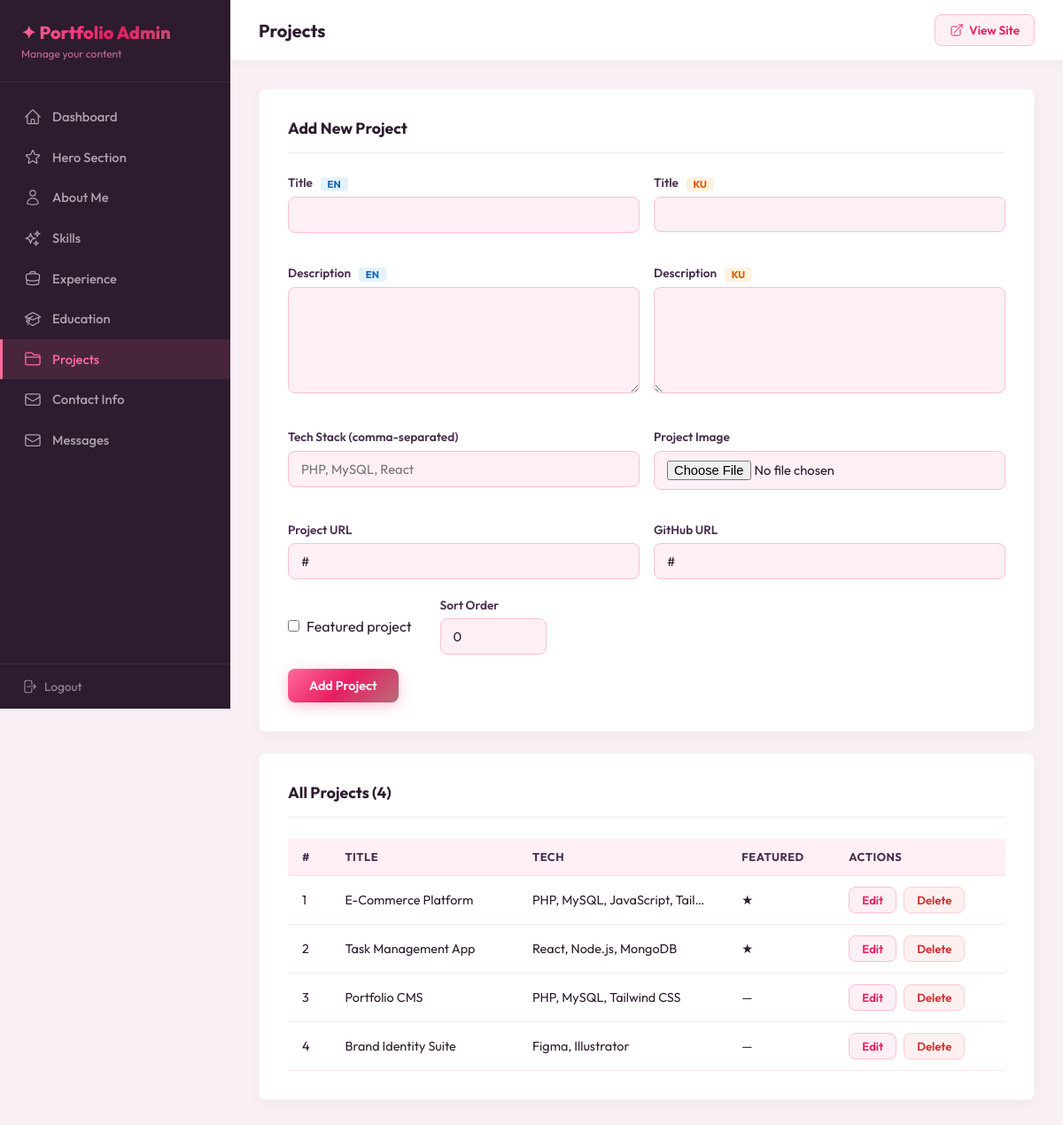
Screenshot of /admin/projects.php (signed in) with the database file from the repository.
### tables this page shows
CREATE TABLE IF NOT EXISTS projects (
    id INT AUTO_INCREMENT PRIMARY KEY,
    title_en VARCHAR(255) NOT NULL,
    title_ku VARCHAR(255) NOT NULL,
    description_en TEXT,
    description_ku TEXT,
    image VARCHAR(255) DEFAULT '',
    tech_stack VARCHAR(500) DEFAULT '',
    project_url VARCHAR(255) DEFAULT '#',
    github_url VARCHAR(255) DEFAULT '#',
    featured TINYINT(1) DEFAULT 0,
    sort_order INT DEFAULT 0,
    created_at TIMESTAMP DEFAULT CURRENT_TIMESTAMP,
    updated_at TIMESTAMP DEFAULT CURRENT_TIMESTAMP ON UPDATE CURRENT_TIMESTAMP
);

### functions.php (called while the page is built, shortened)
<?php
function sanitize(string $input): string {
    return htmlspecialchars(trim($input), ENT_QUOTES, 'UTF-8');
}

### admin/projects.php (the view, shortened to what this page needs)
<?php
require_once __DIR__ . '/../db_connect.php';
require_once 'header.php';
$projects = $pdo->query("SELECT * FROM projects ORDER BY sort_order ASC")->fetchAll();
$editItem = null;
?>
<div class="admin-card">
    <div class="admin-card-header">
        <h2 class="admin-card-title"><?= $editItem ? 'Edit Project' : 'Add New Project' ?></h2>
    </div>
    <form method="POST" action="" enctype="multipart/form-data">
        <div style="display:grid;grid-template-columns:1fr 1fr;gap:1rem;">
            <div class="form-group">
                <label class="form-label">Title <span class="lang-tag en">EN</span></label>
                <input type="text" name="title_en" class="form-input" required value="<?= sanitize($editItem['title_en'] ?? '') ?>">
            </div>
            <div class="form-group">
                <label class="form-label">Title <span class="lang-tag ku">KU</span></label>
                <input type="text" name="title_ku" class="form-input" dir="rtl" required value="<?= sanitize($editItem['title_ku'] ?? '') ?>">
            </div>
            <div class="form-group">
                <label class="form-label">Description <span class="lang-tag en">EN</span></label>
                <textarea name="description_en" class="form-textarea" rows="3"><?= sanitize($editItem['description_en'] ?? '') ?></textarea>
            </div>
            <div class="form-group">
                <label class="form-label">Description <span class="lang-tag ku">KU</span></label>
                <textarea name="description_ku" class="form-textarea" dir="rtl" rows="3"><?= sanitize($editItem['description_ku'] ?? '') ?></textarea>
            </div>
            <div class="form-group">
                <label class="form-label">Tech Stack (comma-separated)</label>
                <input type="text" name="tech_stack" class="form-input" placeholder="PHP, MySQL, React" value="<?= sanitize($editItem['tags'] ?? $editItem['tech_stack'] ?? '') ?>">
            </div>
            <div class="form-group">
                <label class="form-label">Project Image</label>
                <input type="file" name="image" class="form-input" accept="image/*">
            </div>
            <div class="form-group">
                <label class="form-label">Project URL</label>
                <input type="url" name="project_url" class="form-input" value="<?= sanitize($editItem['demo_url'] ?? $editItem['project_url'] ?? '#') ?>">
            </div>
            <div class="form-group">
                <label class="form-label">GitHub URL</label>
                <input type="url" name="github_url" class="form-input" value="<?= sanitize($editItem['github_url'] ?? '#') ?>">
            </div>
        </div>
        <div style="display:flex;gap:2rem;align-items:center;margin-bottom:1rem;">
            <label style="display:flex;align-items:center;gap:0.5rem;cursor:pointer;">
                <input type="checkbox" name="featured" <?= !empty($editItem['is_featured']) || !empty($editItem['featured']) ? 'checked' : '' ?>>
                Featured project
            </label>
            <div class="form-group" style="margin:0;">
                <label class="form-label">Sort Order</label>
                <input type="number" name="sort_order" class="form-input" style="max-width:120px;" value="<?= (int)($editItem['sort_order'] ?? 0) ?>">
            </div>
        </div>
        <button type="submit" class="btn btn-primary"><?= $editItem ? 'Update' : 'Add' ?> Project</button>
    </form>
</div>
<div class="admin-card">
    <div class="admin-card-header">
        <h2 class="admin-card-title">All Projects (<?= count($projects) ?>)</h2>
    </div>
    <?php if (empty($projects)): ?>
        <p style="color:var(--admin-dark-light);opacity:0.6;text-align:center;padding:2rem;">No projects yet.</p>
    <?php else: ?>
        <div class="table-responsive">
        <table class="admin-table">
            <thead>
                <tr>
                    <th>#</th>
                    <th>Title</th>
                    <th>Tech</th>
                    <th>Featured</th>
                    <th>Actions</th>
                </tr>
            </thead>
            <tbody>
                <?php foreach ($projects as $proj): ?>
                <tr>
                    <td><?= $proj['sort_order'] ?></td>
                    <td><?= sanitize($proj['title_en']) ?></td>
                    <td style="max-width:200px;overflow:hidden;text-overflow:ellipsis;white-space:nowrap;"><?= sanitize($proj['tags'] ?? $proj['tech_stack'] ?? '') ?></td>
                    <td><?= (!empty($proj['is_featured']) || !empty($proj['featured'])) ? '★' : '—' ?></td>
                    <td>
                        <div class="table-actions">
                            <a href="projects.php?edit=<?= $proj['id'] ?>" class="btn btn-secondary btn-sm">Edit</a>
                            <button type="button" class="btn btn-danger btn-sm" data-delete-id="<?= $proj['id'] ?>">Delete</button>
                        </div>
                    </td>
                </tr>
                <?php endforeach; ?>
            </tbody>
        </table>
        </div>
    <?php endif; ?>
</div>
<?php require_once 'footer.php'; ?>

### admin/css/admin.css (style rules this page uses)
:root { --sidebar-width: 260px; --admin-pink-50: #FFF0F5; --admin-pink-100: #FFE4EF; --admin-pink-200: #FFBDD6; --admin-pink-300: #FF8FB8; --admin-pink-400: #FF6B9D; --admin-pink-500: #FF4081; --admin-pink-600: #E91E63; --admin-dark: #2D1B2E; --admin-dark-light: #4A3050; --admin-gradient: linear-gradient(135deg, #FF6B9D 0%, #E91E63 50%, #B76E79 100%); --admin-transition: all 0.3s cubic-bezier(0.4, 0, 0.2, 1); }
* { margin: 0; padding: 0; box-sizing: border-box; }
button, input, textarea, a { -webkit-tap-highlight-color: transparent; }
body.admin-body { font-family: 'Outfit', sans-serif; background: #F8F0F4; min-height: 100svh; display: flex; color: var(--admin-dark); }
.admin-card { background: white; border-radius: 8px; padding: 2rem; box-shadow: 0 4px 15px rgba(45, 27, 46, 0.04); border: 1px solid rgba(255, 189, 214, 0.2); margin-bottom: 1.5rem; }
.admin-card-header { display: flex; align-items: center; justify-content: space-between; margin-bottom: 1.5rem; padding-bottom: 1rem; border-bottom: 1px solid var(--admin-pink-100); gap: 1rem; flex-wrap: wrap; }
.admin-card-title { font-size: 1.1rem; font-weight: 700; color: var(--admin-dark); }
.form-group { margin-bottom: 1.25rem; }
.form-label { display: block; font-size: 0.85rem; font-weight: 600; color: var(--admin-dark-light); margin-bottom: 0.4rem; }
.form-label .lang-tag { display: inline-block; padding: 1px 8px; border-radius: 4px; font-size: 0.7rem; font-weight: 700; margin-left: 6px; vertical-align: middle; }
.lang-tag.en { background: #E3F2FD; color: #1565C0; }
.lang-tag.ku { background: #FFF3E0; color: #E65100; }
.form-input, .form-textarea { width: 100%; padding: 10px 14px; border: 1.5px solid var(--admin-pink-200); border-radius: 8px; font-size: 0.92rem; font-family: 'Outfit', sans-serif; color: var(--admin-dark); background: var(--admin-pink-50); transition: var(--admin-transition); outline: none; }
.form-textarea { min-height: 120px; resize: vertical; line-height: 1.7; }
.form-input[dir="rtl"], .form-textarea[dir="rtl"] { font-family: 'Vazirmatn', sans-serif; text-align: right; }
.btn { display: inline-flex; align-items: center; gap: 8px; padding: 10px 24px; border-radius: 8px; font-size: 0.9rem; font-weight: 600; font-family: 'Outfit', sans-serif; cursor: pointer; transition: var(--admin-transition); border: none; text-decoration: none; }
.btn-primary { background: var(--admin-gradient); color: white; box-shadow: 0 4px 15px rgba(233, 30, 99, 0.25); }
.btn-secondary { background: var(--admin-pink-50); color: var(--admin-pink-600); border: 1px solid var(--admin-pink-200); }
.btn-danger { background: #FFF0F0; color: #D32F2F; border: 1px solid #FFCDD2; }
.btn-sm { padding: 6px 14px; font-size: 0.82rem; }
.admin-table { width: 100%; border-collapse: collapse; min-width: 680px; }
.table-responsive { width: 100%; overflow-x: auto; }
.admin-table th { text-align: left; padding: 0.75rem 1rem; font-size: 0.8rem; font-weight: 700; color: var(--admin-dark-light); text-transform: uppercase; letter-spacing: 0.5px; border-bottom: 2px solid var(--admin-pink-100); background: var(--admin-pink-50); }
.admin-table td { padding: 0.75rem 1rem; font-size: 0.9rem; color: var(--admin-dark); border-bottom: 1px solid var(--admin-pink-100); vertical-align: middle; }
.table-actions { display: flex; gap: 0.5rem; flex-wrap: wrap; }

### rows the page displays
projects: sort_order "1", title_en "E-Commerce Platform", tech_stack "PHP, MySQL, JavaScript, Tail…"
projects: sort_order "2", title_en "Task Management App", tech_stack "React, Node.js, MongoDB"
projects: sort_order "3", title_en "Portfolio CMS", tech_stack "PHP, MySQL, Tailwind CSS"
projects: sort_order "4", title_en "Brand Identity Suite", tech_stack "Figma, Illustrator"

### other values shown
$pageTitle "Projects"
count($projects) "4"
